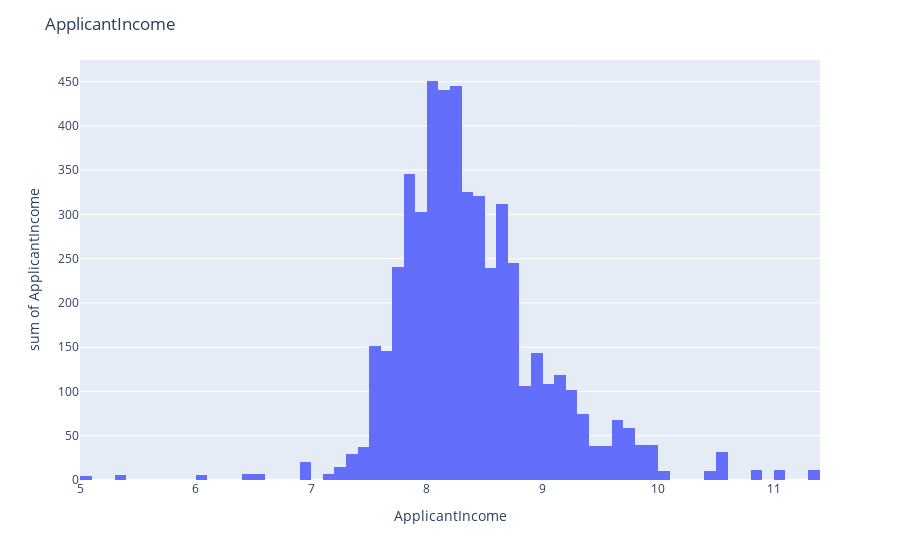
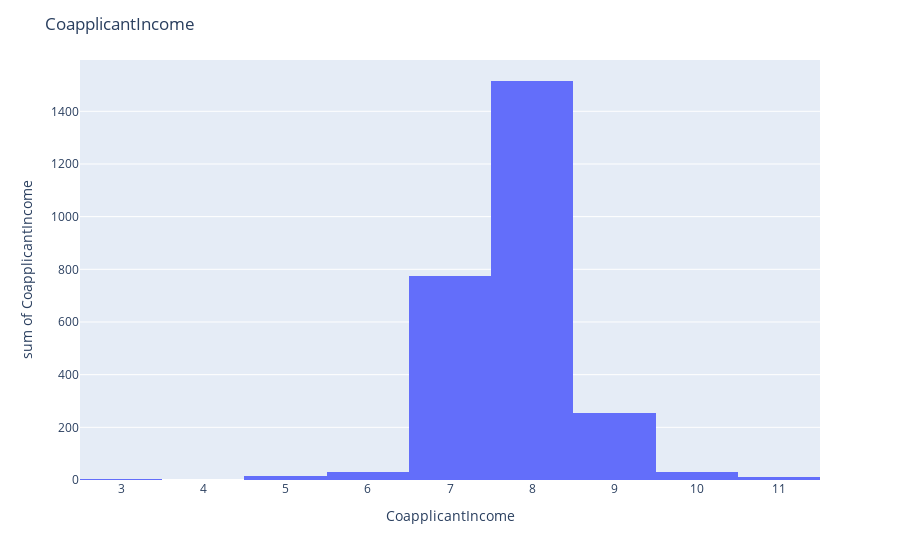

Notebook source saved alongside these figures, in order:
### Code cell
plt.figure(figsize=(10,4))
fig = px.histogram(data["ApplicantIncome"],x ="ApplicantIncome" ,y = "ApplicantIncome" )
fig.update_layout(title="ApplicantIncome")
fig.show()

fig = px.histogram(data["CoapplicantIncome"],x ="CoapplicantIncome" ,y = "CoapplicantIncome" )
fig.update_layout(title="CoapplicantIncome")
fig.show()

fig = px.histogram(data["LoanAmount"],x ="LoanAmount" ,y = "LoanAmount" )
fig.update_layout(title="LoanAmount")
fig.show()

### Figure 1 — Plotly figure (JSON) as saved in the notebook; plotly's stock layout.template omitted (floating-point values rounded to 4 significant figures; data arrays with more than 128 entries replaced by an {"elided": "..."} marker saying what was removed)
{"data": [{"alignmentgroup": "True", "bingroup": "x", "histfunc": "sum", "hovertemplate": "ApplicantIncome=%{x}<br>sum of ApplicantIncome=%{y}<extra></extra>", "legendgroup": "", "marker": {"color": "#636efa"}, "name": "", "offsetgroup": "", "orientation": "v", "showlegend": false, "type": "histogram", "x": {"elided": "614 float values"}, "xaxis": "x", "y": {"elided": "614 float values"}, "yaxis": "y"}], "layout": {"barmode": "relative", "legend": {"tracegroupgap": 0}, "margin": {"t": 60}, "title": {"text": "ApplicantIncome"}, "xaxis": {"anchor": "y", "domain": [0, 1], "title": {"text": "ApplicantIncome"}}, "yaxis": {"anchor": "x", "domain": [0, 1], "title": {"text": "sum of ApplicantIncome"}}}}

### Figure 2 — Plotly figure (JSON) as saved in the notebook; plotly's stock layout.template omitted (floating-point values rounded to 4 significant figures; data arrays with more than 128 entries replaced by an {"elided": "..."} marker saying what was removed)
{"data": [{"alignmentgroup": "True", "bingroup": "x", "histfunc": "sum", "hovertemplate": "CoapplicantIncome=%{x}<br>sum of CoapplicantIncome=%{y}<extra></extra>", "legendgroup": "", "marker": {"color": "#636efa"}, "name": "", "offsetgroup": "", "orientation": "v", "showlegend": false, "type": "histogram", "x": {"elided": "614 float values"}, "xaxis": "x", "y": {"elided": "614 float values"}, "yaxis": "y"}], "layout": {"barmode": "relative", "legend": {"tracegroupgap": 0}, "margin": {"t": 60}, "title": {"text": "CoapplicantIncome"}, "xaxis": {"anchor": "y", "domain": [0, 1], "title": {"text": "CoapplicantIncome"}}, "yaxis": {"anchor": "x", "domain": [0, 1], "title": {"text": "sum of CoapplicantIncome"}}}}
